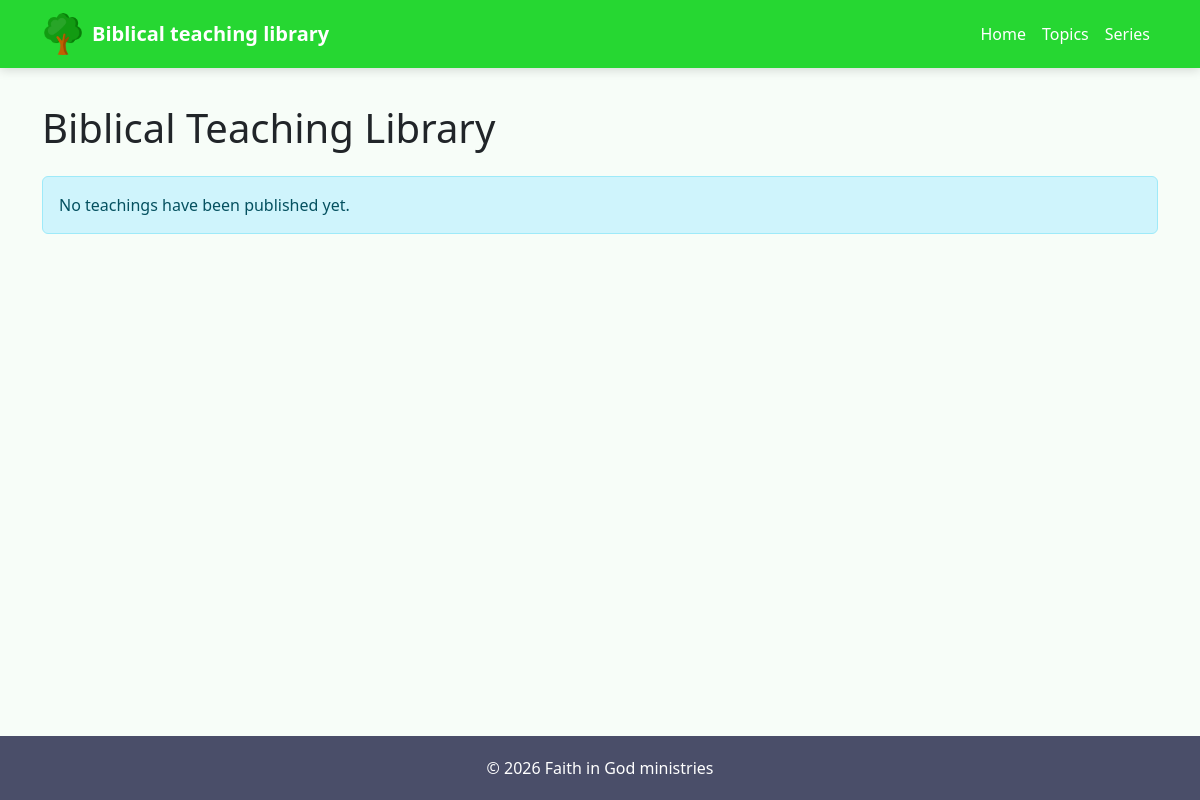
Page /content/ on the earlier database version.
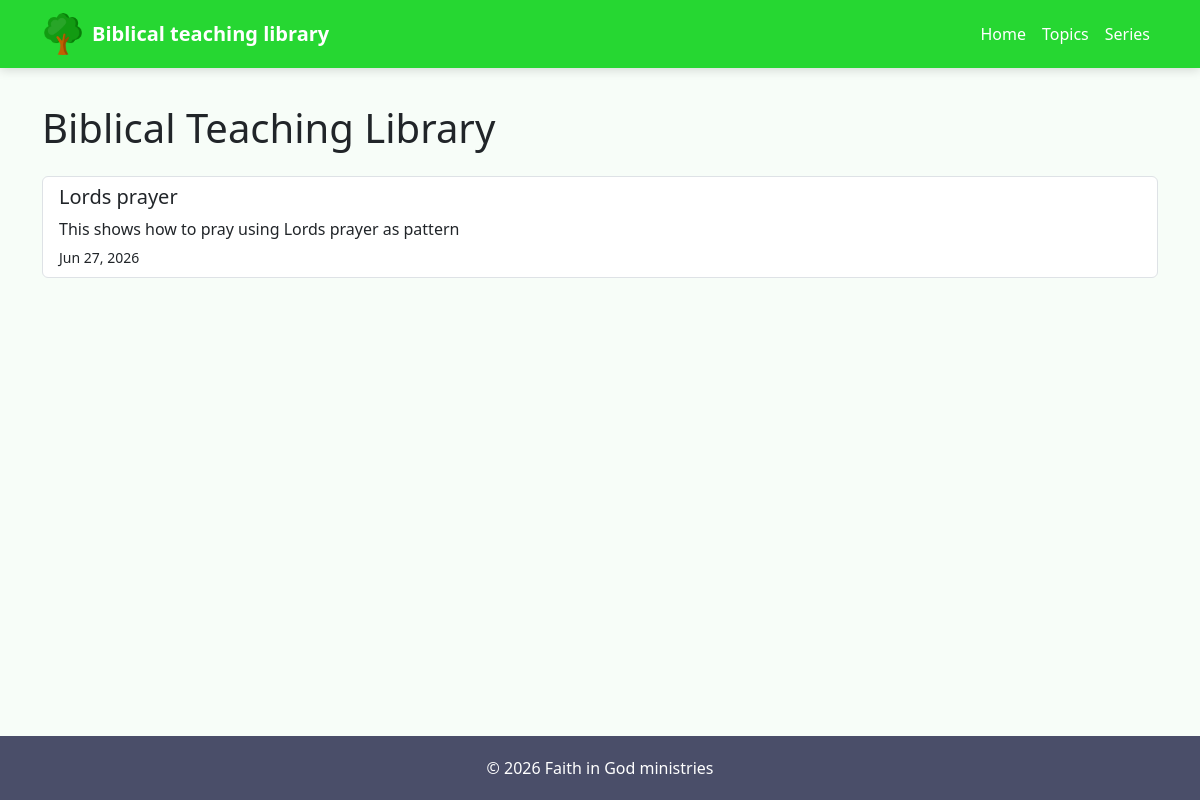
Same page on the later database version.
### content/models.py (models this page shows, shortened)
class Teaching(models.Model):
    title = models.CharField(max_length=255)
    slug = models.SlugField(unique=True, blank=True)
    summary = models.TextField(blank=True)
    content = models.TextField()
    topic = models.ForeignKey(
        Topic,
        on_delete=models.SET_NULL,
        null=True,
        blank=True,
        related_name="teachings"
    )
    series = models.ForeignKey(
        Series,
        on_delete=models.SET_NULL,
        null=True,
        blank=True,
        related_name="teachings"
    )
    tags = models.ManyToManyField(
        Tag,
        blank=True,
        related_name="teachings"
    )
    scripture_reference = models.CharField(
        max_length=255,
        blank=True,
        help_text="Example: Romans 8, John 3:16"
    )
    featured_image = models.ImageField(
        upload_to="teachings/",
        blank=True,
        null=True
    )
    is_published = models.BooleanField(default=True)
    published_at = models.DateTimeField(auto_now_add=True)
    updated_at = models.DateTimeField(auto_now=True)
    class Meta:
        ordering = ["-published_at"]

### content/views.py (the view)
# urls.py: path("", views.home, name="home"),
def home(request):
    teachings = Teaching.objects.filter(
        is_published=True
    ).order_by("-published_at")
    return render(
        request,
        "content/home.html",
        {
            "teachings": teachings
        }
    )

### content/templates/content/home.html
{% extends "base.html" %}
{% block content %}
<h1 class="mb-4">
    Biblical Teaching Library
</h1>
{% if teachings %}
    <div class="list-group">
        {% for teaching in teachings %}
            <a href="#"
               class="list-group-item list-group-item-action">
                <h5>{{ teaching.title }}</h5>
                {% if teaching.summary %}
                    <p class="mb-1">
                        {{ teaching.summary|truncatewords:25 }}
                    </p>
                {% endif %}
                <small>
                    {{ teaching.published_at|date:"M d, Y" }}
                </small>
            </a>
        {% endfor %}
    </div>
{% else %}
    <div class="alert alert-info">
        No teachings have been published yet.
    </div>
{% endif %}
{% endblock %}

### templates/base.html (shortened to what this page needs)
{% load static %}
<!DOCTYPE html>
<html lang="en">
<head>
    <link rel="stylesheet"
          href="https://cdn.jsdelivr.net/npm/bootstrap@5.3.0/dist/css/bootstrap.min.css">
    <link rel="stylesheet"
          href="https://cdn.jsdelivr.net/npm/bootstrap-icons@1.11.3/font/bootstrap-icons.min.css">
</head>
<body>
<nav class="navbar navbar-expand-lg fixed-top navbar-dark">
    <div class="container">
        <a class="navbar-brand d-flex align-items-center gap-2"
           href="{% url 'home' %}">
            <img src="{% static 'images/figlogo.png' %}"
                 width="42"
                 height="42"
                 class="rounded-circle">
            <span>Biblical teaching library</span>
        </a>
        <div class="collapse navbar-collapse" id="navbarNav">
            <ul class="navbar-nav ms-auto">
                <li class="nav-item">
                    <a class="nav-link"
                       href="{% url 'home' %}">
                        Home
                    </a>
                </li>
                <li class="nav-item">
                    <a class="nav-link" href="{% url 'topic_list' %}">
                        Topics
                    </a>
                </li>
                <li class="nav-item">
                    <a class="nav-link" href="{% url 'series_list' %}">
                        Series
                    </a>
                </li>
            </ul>
        </div>
    </div>
</nav>
<main class="container py-4">
    {% block content %}
    {% endblock %}
</main>
<footer class="footer">
    © {% now "Y" %} Faith in God ministries
</footer>
</body>
</html>

### templates/base.html (style rules this page uses)
body { padding-top:80px; background:#f7fdf8; min-height:100vh; display:flex; flex-direction:column; font-family:'Segoe UI',sans-serif; }
main { flex:1; }
.navbar { background:#26d732; box-shadow:0 2px 10px rgba(0,0,0,.15); }
.navbar-brand { color:white !important; font-weight:700; }
.nav-link { color:white !important; font-weight:500; }
.footer { background:#4A4E69; color:white; padding:20px; text-align:center; }

Differences in the rows shown:
added Teaching: title "Lords prayer", summary "This shows how to pray using Lords prayer as pattern", published_at "Jun 27, 2026"
Other differences:
text no longer shown: "No teachings have been published yet."
